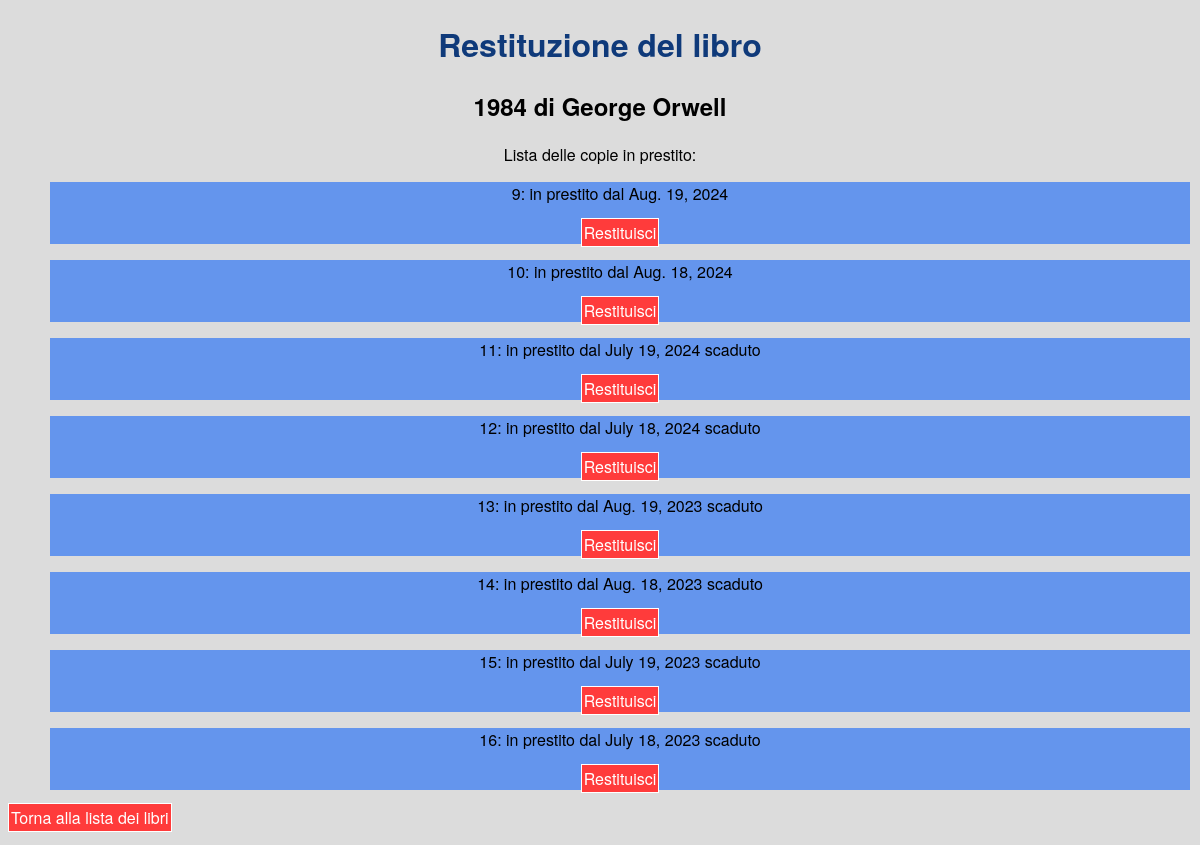
The page /gestione/restituzione/1984/George Orwell on the database its author committed.
### gestione/models.py (models this page shows, shortened)
class Copia(models.Model):
    data_prestito = models.DateField(default=None, null=True)
    scaduto = models.BooleanField(default=False)
    libro = models.ForeignKey(Libro, on_delete=models.CASCADE, related_name="copie")
    class Meta:
        verbose_name_plural = "Copie"

### gestione/views.py (the view)
# urls.py: path('restituzione/<str:titolo>/<str:autore>', restituzione_lista, name='restituzione_lista'),
def restituzione_lista(request, titolo, autore):
    temp = 'gestione/restituisci.html'
    title = "Restituzione del libro"
    libro = titolo + " di " + autore
    lc = get_object_or_404(Libro, titolo=titolo, autore=autore).copie.exclude(data_prestito=None)
    if lc.count() == 0:
        msg = "Nessuna copia da restituire"
        op = ""
    msg = "Lista delle copie in prestito:"
    op = "lista"
    ctx = {
        "title": title,
        "libro": libro,
        "message": msg,
        "op": op,
        "listacopie": lc,
    }
    return render(request, temp, ctx)

### gestione/templates/gestione/restituisci.html (shortened to what this page needs)
{% extends "base.html" %}
{% block content %}
    <center>
    <h1>{{title}}</h1>
    <h2>{{ libro }}</h2>
    {{ message }}
    {% if op == "lista" %}
        <ul>
            {% for c in listacopie %}
                <li>
                    <p>{{ c.pk }}: in prestito dal {{ c.data_prestito }} {% if c.scaduto %}
                    scaduto
                    {% endif %} </p>
                    <a href="{% url "gestione:restituzione_final" pk=c.pk %}">Restituisci</a>
                </li>
            {% endfor %}
    	</ul>
    {% elif op == "scaduto" %}
        <em>La copia era scaduta! La prossima volta riportala prima!</em>
    {% endif %}
    </center>
    {% include 'gestione/gfooter.html' %}
{% endblock %}

### templates/base.html (style rules this page uses)
* { font-family: "Helvetica Neue", sans-serif }
body { background-color: #dcdcdc; }
h1 { color: #0f3a7a; }
li { margin: 2px; background-color: cornflowerblue; list-style-type: none }
a { border: 1px solid white; background-color: #ff3b3b; color: white; text-decoration: none; padding: 2px; }

### rows shown on the page
Copia: pk "9", data_prestito "Aug. 19, 2024"
Copia: pk "10", data_prestito "Aug. 18, 2024"
Copia: pk "11", data_prestito "July 19, 2024", scaduto "scaduto"
Copia: pk "12", data_prestito "July 18, 2024", scaduto "scaduto"
Copia: pk "13", data_prestito "Aug. 19, 2023", scaduto "scaduto"
Copia: pk "14", data_prestito "Aug. 18, 2023", scaduto "scaduto"
Copia: pk "15", data_prestito "July 19, 2023", scaduto "scaduto"
Copia: pk "16", data_prestito "July 18, 2023", scaduto "scaduto"

### other values the page prints
{{ title }} "Restituzione del libro"
{{ libro }} "1984 di George Orwell"
{{ message }} "Lista delle copie in prestito:"
